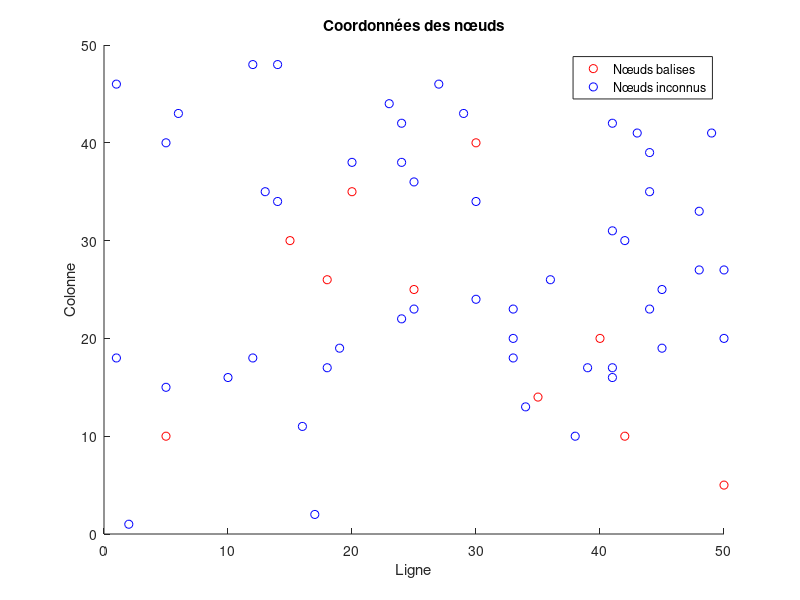

Here is the MATLAB script that generated this plot: (Note: this script raises an error after producing the figure.)
% Nombre de nœuds inconnus et de nœuds beacon
numUnknownNodes = 50;
numBeaconNodes = 10;
distBeaconNodes = randi([18, 25]);
popSize = 30; % nombre d'individus dans la population
xMin = 0; % limite inférieure pour les coordonnées x
xMax = 50; % limite supérieure pour les coordonnées x
yMin = 0; % limite inférieure pour les coordonnées y
yMax = 50; % limite supérieure pour les coordonnées y



% Initialisation de la matrice de coordonnées avec des NaN (valeur manquante)
coordinates = NaN(numUnknownNodes + numBeaconNodes, 2);

% Initialisation des coordonnées des nœuds beacon
beaconNodes = [5, 10; 18, 26; 15, 30; 20, 35; 25, 25; 30, 40; 35, 14; 40, 20; 42, 10; 50, 5];

% Insertion des coordonnées des nœuds beacon dans la matrice de coordonnées
coordinates(1:numBeaconNodes, :) = beaconNodes;

% Initialisation des coordonnées aléatoires des nœuds inconnus
for i = (numBeaconNodes+1):(numBeaconNodes+numUnknownNodes)
    % Génération de coordonnées aléatoires comprises entre 1 et 30
    rowCoord = randi([1, 50]);
    colCoord = randi([1, 50]);
    
    % Insertion des coordonnées aléatoires dans la matrice de coordonnées
    coordinates(i, :) = [rowCoord, colCoord];
end

% Affichage des coordonnées des nœuds balises en rouge et des nœuds inconnus en bleu
scatter(coordinates(1:numBeaconNodes, 1), coordinates(1:numBeaconNodes, 2), 'r');
hold on;
scatter(coordinates(numBeaconNodes+1:end, 1), coordinates(numBeaconNodes+1:end, 2), 'b');
title('Coordonnées des nœuds');
xlabel('Ligne');
ylabel('Colonne');
legend('Nœuds balises', 'Nœuds inconnus');

disp(['Coordonnées de la 3ème UnknownNode : (',num2str(coordinates(12,1)),',',num2str(coordinates(12,2)),')']);


for i = (numBeaconNodes+1): (numBeaconNodes+numUnknownNodes)
    TablBeacon = [];
   
    count = 0;
    for j = 1:numBeaconNodes 
       % distanse = sqrt((coordinates(i,1) - coordinates(j,1))^2 + (coordinates(i,2) - coordinates(j,2))^2 );
        distance = calcDistance(coordinates(i,:), coordinates(j,:));

       % disp(sprintf('for node %d with %d ==> %f', i,j, distance));

        if distance < distBeaconNodes 
            count = count+1;
            if count > 3
                break
            end
            TablBeacon(end+1,:) = [coordinates(j,1),coordinates(j,2)];
        end
    end
   % disp(TablBeacon);
    if size(TablBeacon,1) >= 3
       % pop = [rand(popSize,1)*(xMax-xMin)+xMin, rand(popSize,1)*(yMax-yMin)+yMin];
       pop = [randi([xMin, xMax], popSize, 1), randi([yMin, yMax], popSize, 1)];


       % disp(pop);
        errors =[];
        for s = 1:popSize   
            for anchor = 1:size(TablBeacon,1)  
                distance = calcDistance(pop(s,:), TablBeacon(anchor,:));
                Dshp = distance + distance * 0.05;
                err = distance - Dshp;
                errors = vertcat(errors, err); % ajouter la nouvelle valeur
                
            end
            disp(pop(s,1)); 
            %mse = vertcat(s,calcMSE(errors),pop(s,1),pop(s,2));
            mse(s,:) = [calcMSE(errors),pop(s,1),pop(s,2)];
            
        end
       
    end
    % disp(mse); % Affiche la MSE
end

function distance = calcDistance(point1, point2)
    distance = sqrt((point1(1)-point2(1))^2 + (point1(2)-point2(2))^2);
end


function mean_squared_error = calcMSE(errors)
% Calcule la moyenne des carrés des erreurs (MSE)
% errors : vecteur contenant les erreurs individuelles
% mean_squared_error : la MSE

m = length(errors); % Nombre total d'erreurs
sum_squared_error = sum(errors.^2); % Somme des carrés des erreurs
mean_squared_error = sum_squared_error / m; % Moyenne des carrés des erreurs
end



